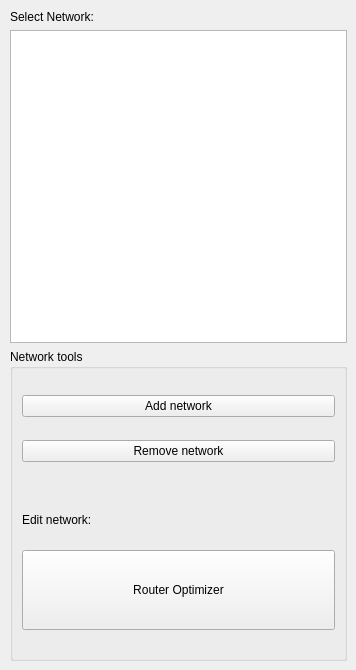
          <widget class="QWidget" name="tab_4">
           <attribute name="title">
            <string>DHN</string>
           </attribute>
           <widget class="QWidget" name="layoutWidget">
            <property name="geometry">
             <rect>
              <x>10</x>
              <y>10</y>
              <width>337</width>
              <height>651</height>
             </rect>
            </property>
            <layout class="QVBoxLayout" name="verticalLayout_3">
             <item>
              <widget class="QLabel" name="label_85">
               <property name="sizePolicy">
                <sizepolicy hsizetype="Preferred" vsizetype="Fixed">
                 <horstretch>0</horstretch>
                 <verstretch>0</verstretch>
                </sizepolicy>
               </property>
               <property name="text">
                <string>Select Network:</string>
               </property>
              </widget>
             </item>
             <item>
              <widget class="QListWidget" name="listWidget_future">
               <property name="enabled">
                <bool>true</bool>
               </property>
               <property name="sizePolicy">
                <sizepolicy hsizetype="Minimum" vsizetype="Preferred">
                 <horstretch>0</horstretch>
                 <verstretch>0</verstretch>
                </sizepolicy>
               </property>
              </widget>
             </item>
             <item>
              <widget class="QGroupBox" name="groupBox">
               <property name="title">
                <string>Network tools</string>
               </property>
               <layout class="QVBoxLayout" name="verticalLayout_4">
                <item>
                 <widget class="QPushButton" name="addNetwork">
                  <property name="toolTip">
                   <string notr="true">&lt;html&gt;&lt;head/&gt;&lt;body&gt;&lt;p&gt;Add an empty heating network. Use the Router Optimizer to add pipes and buildings to the network.&lt;/p&gt;&lt;/body&gt;&lt;/html&gt;</string>
                  </property>
                  <property name="toolTipDuration">
                   <number>8000</number>
                  </property>
                  <property name="text">
                   <string>Add network</string>
                  </property>
                 </widget>
                </item>
                <item>
                 <widget class="QPushButton" name="remove_network">
                  <property name="toolTip">
                   <string notr="true">&lt;html&gt;&lt;head/&gt;&lt;body&gt;&lt;p&gt;Removes the selected networks.&lt;/p&gt;&lt;/body&gt;&lt;/html&gt;</string>
                  </property>
                  <property name="toolTipDuration">
                   <number>4000</number>
                  </property>
                  <property name="text">
                   <string>Remove network</string>
                  </property>
                 </widget>
                </item>
                <item>
                 <spacer name="verticalSpacer_2">
                  <property name="orientation">
                   <enum>Qt::Vertical</enum>
                  </property>
                  <property name="sizeType">
                   <enum>QSizePolicy::Fixed</enum>
                  </property>
                  <property name="sizeHint" stdset="0">
                   <size>
                    <width>308</width>
                    <height>28</height>
                   </size>
                  </property>
                 </spacer>
                </item>
                <item>
                 <widget class="QLabel" name="label_58">
                  <property name="sizePolicy">
                   <sizepolicy hsizetype="Preferred" vsizetype="Fixed">
                    <horstretch>0</horstretch>
                    <verstretch>0</verstretch>
                   </sizepolicy>
                  </property>
                  <property name="text">
                   <string>Edit network:</string>
                  </property>
                 </widget>
                </item>
                <item>
                 <widget class="QPushButton" name="AD_optimizer_DHN">
                  <property name="sizePolicy">
                   <sizepolicy hsizetype="Minimum" vsizetype="Fixed">
                    <horstretch>0</horstretch>
                    <verstretch>0</verstretch>
                   </sizepolicy>
                  </property>
                  <property name="minimumSize">
                   <size>
                    <width>0</width>
                    <height>80</height>
                   </size>
                  </property>
                  <property name="toolTip">
                   <string notr="true">&lt;html&gt;&lt;head/&gt;&lt;body&gt;&lt;p&gt;Select a specific network to connect buildings, add pipes and set the generation point. The automatic selection of building can optimize the network in order to connect buildings minimazing the connection costs.&lt;/p&gt;&lt;/body&gt;&lt;/html&gt;</string>
                  </property>
                  <property name="toolTipDuration">
                   <number>16000</number>
                  </property>
                  <property name="text">
                   <string>Router Optimizer</string>
                  </property>
                 </widget>
                </item>
               </layout>
              </widget>
             </item>
            </layout>
           </widget>
          </widget>
